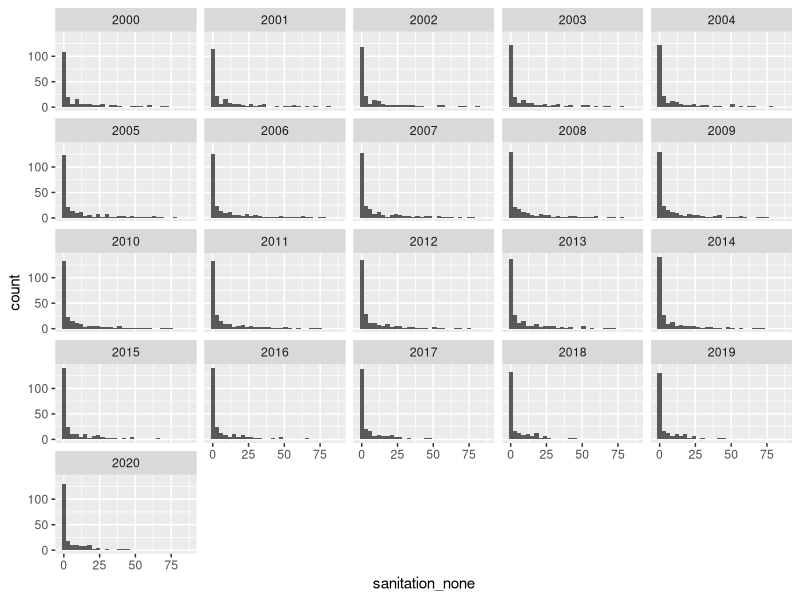
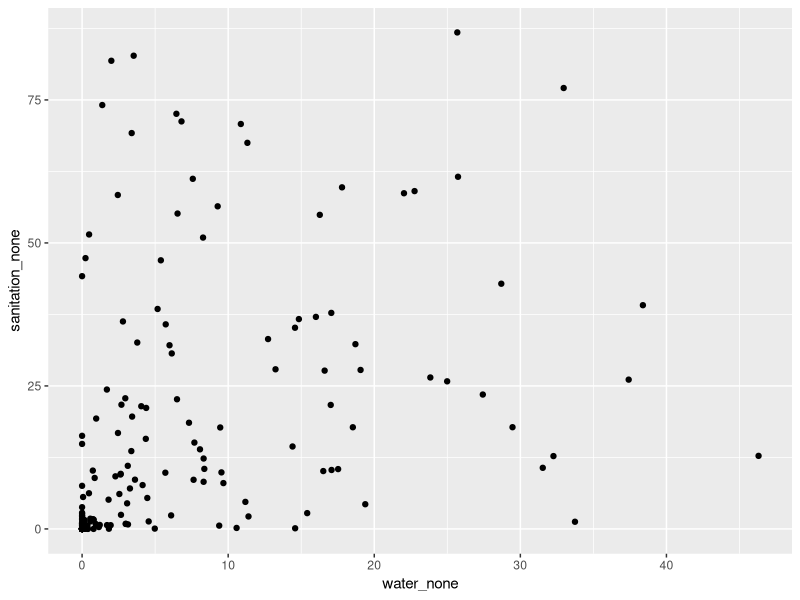
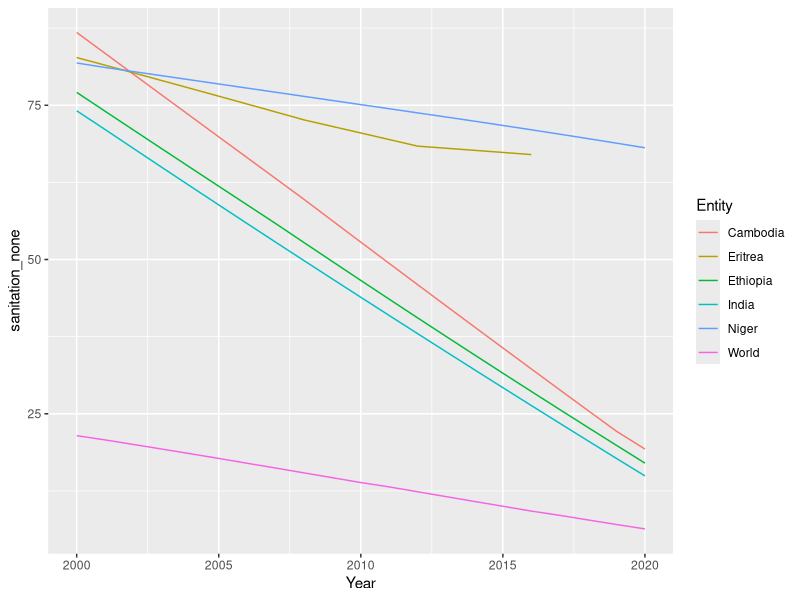

These charts were generated, in order, by the following R code:
## ---- chunk 1
library(tidyverse)
wat_san <- read_csv("data/water-and-sanitation.csv")
## ---- chunk 2
ggplot(data = wat_san, 
       mapping = aes(x = sanitation_none,)) +
  geom_histogram()+ facet_wrap(~Year)
## ---- chunk 3
wat_san %>% group_by(Year)%>% filter(Year==2000) %>% arrange(desc(sanitation_none))
## ---- chunk 4
wat_san %>% filter(Year== 2000) %>%
  ggplot(wat_san, mapping = aes(x= water_none, y= sanitation_none))+
  geom_point()
## ---- chunk 5
wat_san %>% filter(Year== 2020) %>% arrange(desc(sanitation_none))
## ---- chunk 6
wat_san %>% 
  filter(Year == 2000 & Entity != "World" | Year == 2020 & Entity != "World") %>% 
  # this line uses a combination of logical operators (== (equal to), & (and), != (is not equal to), | (or))
  # this combination filters for the two years provided, while excluding any data associated with the "World" Entity
  group_by(Year) %>% 
  # this line groups all the data by Year, so that any summary statistics specified below are computed for each group
  summarize(water_none_min = min(water_none, na.rm = T),
            water_none_mean = mean(water_none, na.rm = T),
            water_none_median = median(water_none, na.rm = T),
            water_none_stdev = sd(water_none, na.rm = T),
            water_none_iqr = IQR(water_none, na.rm = T),
            water_none_max = max(water_none, na.rm = T),
            
            sanitation_none_min = min(sanitation_none, na.rm = T),
            sanitation_none_mean = mean(sanitation_none, na.rm = T),
            sanitation_none_median = median(sanitation_none, na.rm = T),
            sanitation_none_stdev = sd(sanitation_none, na.rm = T),
            sanitation_none_iqr = IQR(sanitation_none, na.rm = T),
            sanitation_none_max = max(sanitation_none, na.rm = T)

            )
## ---- chunk 7
wat_san %>% 
  filter(Entity == "World" |Entity == "Cambodia" | Entity == "India" | Entity == "Eritrea" | Entity == "Niger" | Entity == "Ethiopia") %>% 
  ggplot(aes(x = Year, y = sanitation_none, color = Entity)) +
  geom_line()
